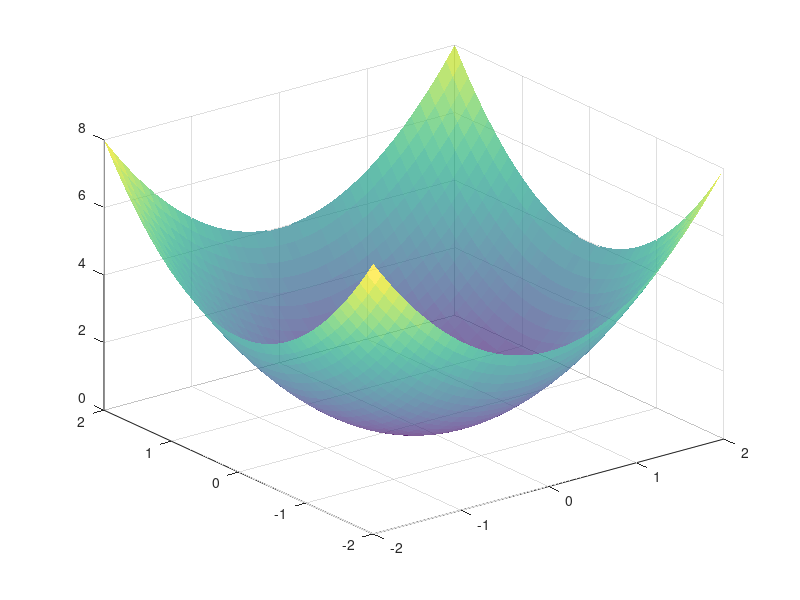

The MATLAB script that drew this image: (Note: this script raises an error after producing the figure.)
% 定义变量范围，在 -2 到 2 之间生成二维网格，用于绘制目标函数
[x, y] = meshgrid(-2:0.1:2, -2:0.1:2); %  -2 到 2 的等间距向量，步长为 0.1
z = x.^2 + y.^2;  % 目标函数 f(x, y) = x² + y²，表示一个抛物面

% 绘制目标函数的3D曲面图
figure;
surf(x, y, z, 'FaceAlpha', 0.7, 'EdgeColor', 'none'); % 半透明面，不显示网格线
hold on;  % 保持当前图像，使后续图像叠加绘制
colormap('parula');  % 设置颜色映射
colorbar;            % 显示颜色条
xlabel('x'); ylabel('y'); zlabel('f(x,y)');  % 坐标轴标签
title('3D Visualization of Lagrange Multiplier'); % 图标题

% 绘制约束平面 x + y = 1，转换为 z 平面上表示
[x_plane, y_plane] = meshgrid(-2:0.1:2);   % 生成平面点
z_plane = zeros(size(x_plane));           % 占位用，无实际意义
surf(x_plane, y_plane, (x_plane + y_plane - 1)*10, ... % 用放大10倍后的表达式模拟平面
     'FaceColor', 'r', 'FaceAlpha', 0.3, 'EdgeColor', 'none'); % 半透明红色平面

% 使用符号变量定义目标函数和约束条件
syms xs ys lambda
f = xs^2 + ys^2;         % 目标函数 f(x, y)
g = xs + ys - 1;         % 约束条件 g(x, y) = x + y - 1 = 0
L = f - lambda * g;      % 构造拉格朗日函数 L = f - λg

% 计算偏导并构建梯度方程组 ∇L = 0
grad = [diff(L, xs); diff(L, ys); diff(L, lambda)];
solutions = solve(grad == [0; 0; 0], [xs, ys, lambda]); % 解方程组

% 提取解并转换为数值
x_points = double(solutions.xs);           % x 坐标
y_points = double(solutions.ys);           % y 坐标
z_points = x_points.^2 + y_points.^2;      % 对应的目标函数值

% 绘制约束条件与目标函数曲面的交线，即 x + y = 1 在线上的 f 值
t = linspace(-2, 2, 100);         % 参数 t 控制点
x_line = t;                       % x = t
y_line = 1 - t;                   % y = 1 - t（使 x + y = 1）
z_line = x_line.^2 + y_line.^2;  % 对应的函数值
plot3(x_line, y_line, z_line, 'k-', 'LineWidth', 3); % 绘制为粗黑线

% 绘制极值点（解）并标记
for i = 1:length(x_points)
    plot3(x_points(i), y_points(i), z_points(i), 'o', ...  % 画点
          'MarkerSize', 10, 'MarkerFaceColor', 'r', ...    % 红色填充
          'MarkerEdgeColor', 'k');                         % 黑边
    % 添加点的文本标签（坐标信息）
    text(x_points(i)+0.1, y_points(i)+0.1, z_points(i)+0.1, ...
         sprintf('(%.1f,%.1f,%.1f)', x_points(i), y_points(i), z_points(i)), ...
         'FontSize', 10, 'Color', 'k');
end

% 坐标轴样式设置
grid on;          % 网格线
axis tight;       % 自动缩放以紧密包围图像
view(30, 30);     % 设置观察视角（方位角 30°, 俯仰角 30°）
set(gca, 'FontSize', 12, 'LineWidth', 1.5);  % 坐标轴字体和线宽

% 生成图例（自动根据点数添加条目）
legend_items = {'目标函数: f(x,y)=x^2+y^2', '约束平面: x+y=1', '约束交线'};
for i = 1:length(x_points)
    legend_items{end+1} = sprintf('极值点 %d', i);
end
legend(legend_items, 'Location', 'northeast'); % 设置图例位置

% 释放 hold 状态，防止后续图形继续绘制到此图中
hold off;
